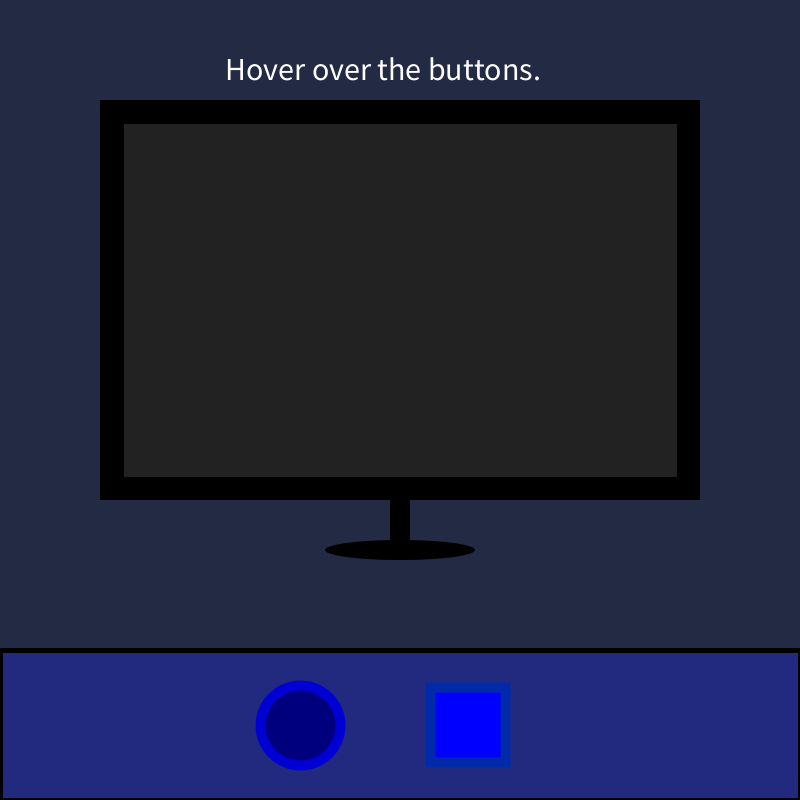
Frame 1 (no input)
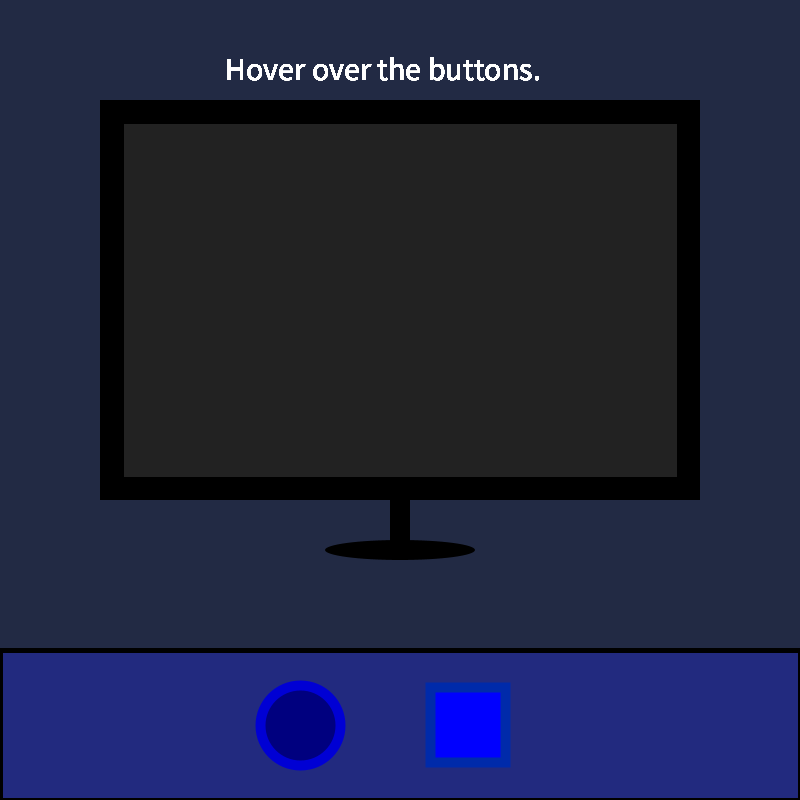
Frame 60 (the mouse pressed at the canvas centre just before this capture)
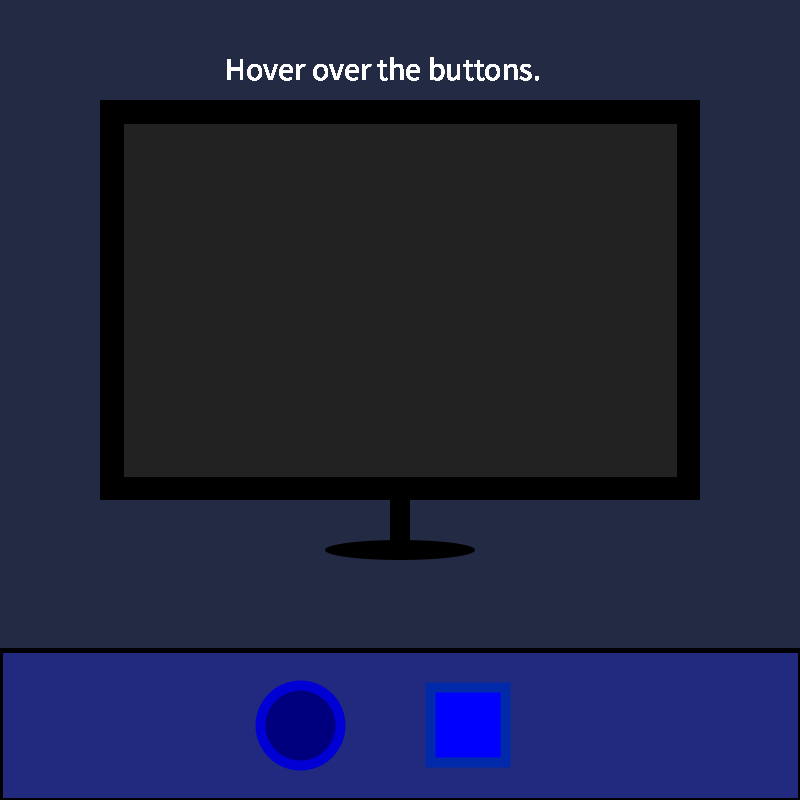
Frame 120 (the mouse held since frame 60 and released just before this capture)

The Processing sketch that drew these frames (run headless with seeded random() and noise(); from frame 60 on, the mouse is pressed at the canvas centre):

// Processing sketch: f17magd150lab05_Husen
// ── f17magd150lab05_Husen.pde
//Q: How do I improve my method of turing on and off so that it isn't glitchy when the button is clicked?
//A:

//Q: How do I improve my method of turning the buttons dark so that it doesn't lag in making them dark when the mouse hovers over them?
//A:

//Q: Where is the point in relation to the text it defines in text() command
//A: in the case of only one point it's the BOTTOM left. Weird!

//Q: Is the problem with the buttons my first encounter with lag? No, this has got to be my mistake right?
//A:

//Q:
//A:

//Q:
//A:

//Declare Variables
int randX, randY, Opasity, Opasity2;
color randC, C, S;
float size, direction;

void setup()
{
  colorMode(RGB,300,300,300,300);
  background(40,50,80);
  size(800,800);
  frameRate(1000);
  
  
// Set Variables (Intialize Variables)
  randX = 400;
  randY = 400;
  Opasity = 300;
  Opasity2 = 0;
  C = 150; //C stands for circle
  S = 300; //S stands for square
  size = 2;
  direction = 1;
  
  
//Background TV Shape  
  television();
}



void mousePressed()
{
  println(" Mouse Postion Update: " + mouseX + ", " + mouseY + " "); //Useful for when I want to know where a point is.   
}



void draw()
{ 
//Static
  for (int a = 0; a < 10000; a++)
    {StaticFinal();} 
    
    
//Buttons
 //Button Background
  strokeWeight(5); stroke(0); fill(40,50,150); rect(0,650,800,150);
  
 //Circle Button, Off and On Button
  stroke(0,0,250); strokeWeight(10); fill(0,0,C); ellipse(300,725,80,80);
  
 //Square Button, Change Channels
  stroke(0,50,200); fill(0,0,S); rect(430,687,75,75); 
  
  
//Show Text and Darken Buttons when mouse hovors over Buttons  //Again kinda slow to react. You have to hover for a sec to make sure the button actually darkens and shows the text.
//Circle Button
  if(mouseX > 260 && mouseX < 340 && mouseY > 685 && mouseY < 765)
    { C = 100; textSize(15); fill(300); text("Power", 280, 730); }                                                      
  else
    { C = 150; }
    
//Square Button
  if(mouseX > 430 && mouseX < 505 && mouseY > 687 && mouseY < 762)
    { S = 265; textSize(15); fill(300); text("Channel", 439, 730); }                                                    
  else
    { S = 300; }
  
    
//Channel
  strokeWeight(3); stroke(50,100,300,Opasity2); fill(50,100,300,Opasity2); rect(125,125,550,350);
  
  sizeChange();
  noFill(); strokeWeight(5); stroke(0,0,100,Opasity2); ellipse(400,300,size,size);
    
    
//Turn on Channel
  if(mousePressed && Opasity2 <= 0){
    if(mouseX > 430 && mouseX < 505 && mouseY > 687 && mouseY < 762){  //You will mostly likly have to hit the square button multiple times to get the channel to appear without getting covered by static. Trust me it does work. It's just a finiky, old T.V. Ya have to bang on it a few times.
      Opasity2 = 300;
    }
  }                                     //Also for some reason the static builds up slowly, before overtaking the screen. I don't have a good way to make an instant switch.
  else if(mousePressed)
    if(mouseX > 430 && mouseX < 505 && mouseY > 687 && mouseY < 762){
      Opasity2 = 0;
    }
    
      
//Blank Cover (T.V is off)
  strokeWeight(3); stroke(40,40,40,Opasity); fill(40,40,40,Opasity); rect(125,125,550,350);
  
  
//Turn on T.V (Take away blank cover) (Circle Button)  //This bit is buggy. Sometimes you have to click multiple times to get it to work. If you wait about 5-10 seconds between clicks it should turn on and off without a hitch.
  if(mousePressed && Opasity >= 300){
    if(mouseX > 260 && mouseX < 340 && mouseY > 685 && mouseY < 765){
      Opasity = 0;
    }
  }
  else if(mousePressed)
    if(mouseX > 260 && mouseX < 340 && mouseY > 685 && mouseY < 765){
      Opasity = 300;
    }
  
  
//Test text that actually made the code better, so I left it in.
  textSize(32); fill(300); text("Hover over the buttons.",225,80);
}



void StaticFinal()
{
  Randomize();
  RandColor();
  Static(); 
}



void Randomize()
{
  randX = 125 + round(random(550));
  randY = 125 + round(random(350));
}



void RandColor()
{
  randC = round(random(300));
}



void Static()
{
  stroke(randC); strokeWeight(2);
  point(randX,randY);
}



void television()
{
  noStroke(); fill(0);
  
  rect(100,100,600,400);
  rect(390,500,20,50);
  ellipse(400,550,150,20);
}



void sizeChange()
{ 
  for (int a = 0; a < 5; a++)
     {
       if (size > 250 || size < 1) 
         { direction *= -1; }
     }
  
  size = size + (3 * direction); 
}
